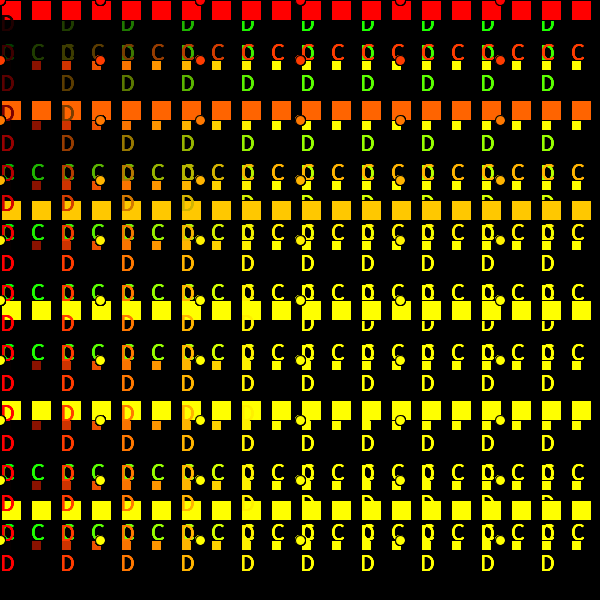
Frame 1 (no input)
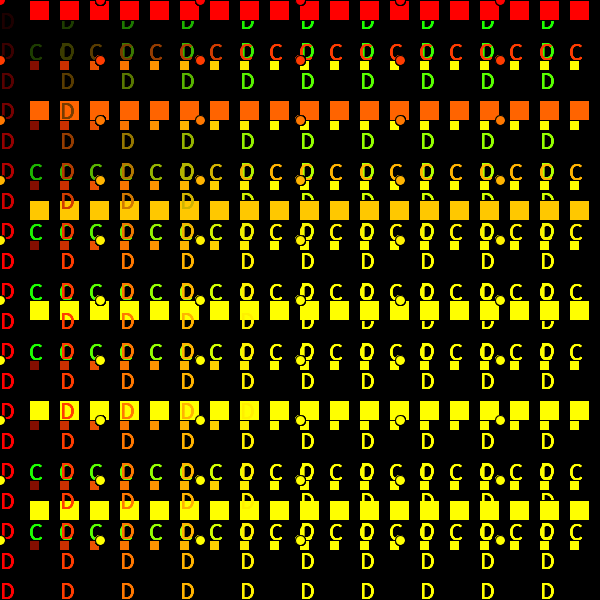
Frame 60 (the mouse pressed at the canvas centre just before this capture)
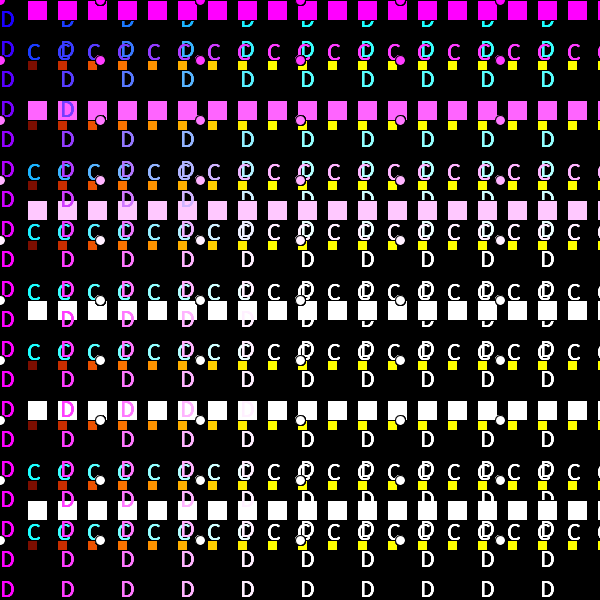
Frame 120 (the mouse held since frame 60 and released just before this capture)

The Processing sketch that drew these frames (run headless with seeded random() and noise(); from frame 60 on, the mouse is pressed at the canvas centre):

// Processing sketch: processing_26961
// ── processing_26961.pde

int x= 0; 

void setup(){
  size(600,600);
}

void draw() {
  background(0);
  x= x+1; 
  if(x>30){
    x=0;
  }
  
  for(int i=x; i<600; i = i+30){
    for(int j=0; j<600; j= j+60) {
      for(int k=0; k<600; k= k+100){
      
 
 textSize(24);
fill(i,j,mouseX);
    text("C",i,j);
    
     textSize(24);
fill(i,j,mouseY);
    text("D",j,i);
      
fill(255,i,0,i);
    rect(i,j,10,10);
    
fill(255,j,mouseY);
ellipse(k,j,10,10);

fill(255,k,mouseX);
rect(i,k,20,20);

    
    
    
  }
    }
  
}
}
